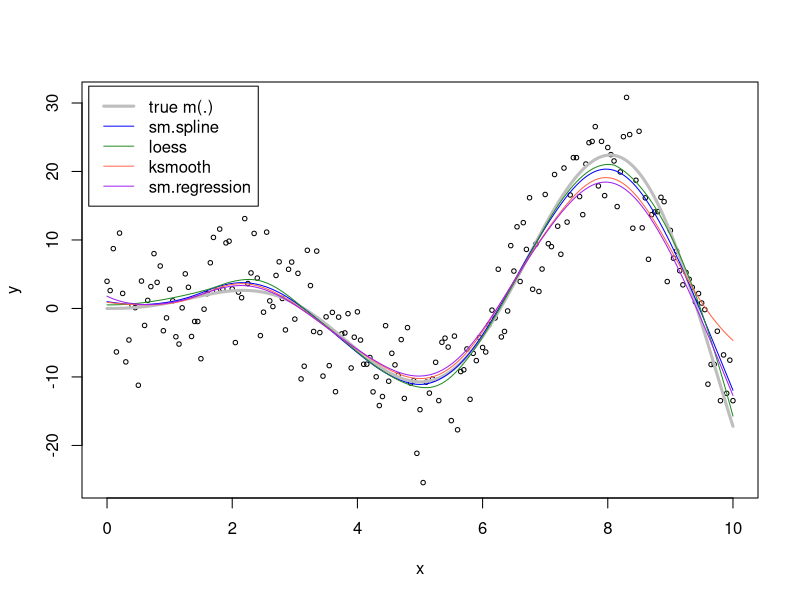

This chart was generated by the following R code: (Note: this script raises an error after producing the figure.)
#### Demos for  sfsmisc::hatMat()

##' Matrix trace -- tr(M) = \sum_i  M_{i,i}
##'
##' .. content for \details{} ..
##' @title Matrix trace
##' @param m
##' @return sum(<diagonal elements of 'm'>)
##' @author Martin Maechler
TR <- function(m) { ## Matrix trace(.) == tr(.) :
    stopifnot(length(d <- dim(m)) == 2, d[1] == d[2])
    sum(diag(m))
}

## Take those from  ?hatMat  -- modified --
##--.--.--.--.--.--.--.--
## Example 'pred.sm' arguments for hatMat() :
pspl   <-  function(x,y,...) predict(smooth.spline(x,y, ...), x = x)$y
## needed! default surface="interpolate" is not good enough :
loess.C <- loess.control(surface = "direct")
ploess <- function(x,y,...) predict(loess(y ~ x, ..., control=loess.C))

pksm   <-  function(x,y,...) ksmooth(sort(x),y, kernel="normal", x.points=x, ...)$y
## maybe rather than ksmooth():
if(require("sm"))
  pksm2 <- function(x,y,...)
           sm.regression(x,y, display="none", eval.points=x, ...)$estimate
##--.--.--.--.--.--.--.--

set.seed(21)

x <- seq(0, 10, length= 201) ## sorted !! -- otherwise:
mf <- function(x) x^1.5 * sin(x)
y <-  mf(x) + 5*rnorm(x)

## Plot data + smooths -- smoothing parameters carefully chosen
##  such that  df ~= 8.8 for all:
plot(x,y, cex=.6)
lines(x, mf(x), col="gray", lwd=3)## true m(x)
lines(predict(s1 <- smooth.spline(x,y, spar=.8)), col="blue"); s1 #-> df = 8.8
lines(x, predict(s2 <- loess(y ~ x, span=.385, control=loess.C)),
      col="forest green"); s2 # df = 8.77
lines(x, s3y <- ksmooth(x,y, "normal", bandwidth= 1.3)$y, col="tomato")
s4 <- sm.regression(x,y, h = 0.54, display="none", eval.points=x)
lines(x, s4$estimate, col = "purple")
legend("topleft", c("true m(.)", "sm.spline", "loess", "ksmooth", "sm.regression"),
       col=c("gray","blue","forest green","tomato","purple"),
       lty=1, lwd=c(3, 1,1,1,1), inset=.01)

TR(H.sspl  <- hatMat(x, pred.sm = pspl,	 spar = .8))	 # 8.808432
TR(H.loess <- hatMat(x, pred.sm = ploess, span = .385))	 # 8.865958
TR(H.ksm   <- hatMat(x, pred.sm = pksm, bandwidth = 1.3))# 8.788017
TR(H.ksm2  <- hatMat(x, pred.sm = pksm2, h = 0.54))	 # 8.80269  -- sm.regression is S.L.O.W

## Check consistency:
stopifnot(
          ## Smoothing Spline:
          all.equal(c(H.sspl %*% y), fitted(s1))
          ,
          all.equal(sum(diag(H.sspl)), s1$df)
          ,
          ## Loess
          all.equal(c(H.loess %*% y), fitted(s2))
          ,
          ## ksmooth()
          all.equal(c(H.ksm %*% y), s3y)
          ,
          ## sm.regression()
          all.equal(c(H.ksm2 %*% y), s4$estimate)
          )


op <- mult.fig(mfrow=c(4,1), marP=-.5)$old.par
yl <- c(-.01, 0.10)
matplot(x, H.sspl,  type="l", ylim=yl)
matplot(x, H.loess, type="l", ylim=yl)
matplot(x, H.ksm,   type="l", ylim=yl)
matplot(x, H.ksm2,  type="l", ylim=yl)
par(op)

## or just a subset
i <- c(1, seq(10,200, by=20), length(x))
op <- mult.fig(mfrow=c(4,1), marP= -.5,
               main = paste("rows",paste(i,collapse=",")," of hat matrices"))$old.par
matplot(x, H.sspl [,i], type="l", ylim=yl)
matplot(x, H.loess[,i], type="l", ylim=yl)
matplot(x, H.ksm  [,i], type="l", ylim=yl)
matplot(x, H.ksm2 [,i], type="l", ylim=yl)
par(op)

##' Image plot of a symmetric matrix -- traditional graphics
##'
##' @title Image Plot of Symmetric Matrix
##' @param m symmetric numeric matrix
##' @param color
##' @param levels
##' @param ...  passed to filled.contour()
##' @return
##' @author Martin Maechler
pMatrix <- function(m, color=topo.colors, levels= pretty(range(m), 20), ...)
{
    stopifnot(length(d <- dim(m)) == 2, d[1] == d[2])
    n <- d[1]
    ii <- seq_len(n)
    i. <- rev(ii)
    il <- unique(c(1,pretty(ii)))
    op <- par(mgp = c(3, .6, 0)); on.exit(par(op))
    filled.contour(ii, ii, m[i.,], color=color, levels=levels,
                   plot.axes = { axis(3, il); axis(2, at = n+1-il, labels = il)}, ...)
}

levs <- pretty(c(-0.025, 0.15), 25)
pMatrix(H.sspl, levels=levs,
        main = "hat matrix S for smooth.spline()")

if(dev.interactive()) dev.new()
pMatrix(H.loess, levels=levs, main = "hat matrix S for  loess()")

if(dev.interactive()) dev.new()
pMatrix(H.ksm, levels=levs, main = "hat matrix S for  ksmooth()")
